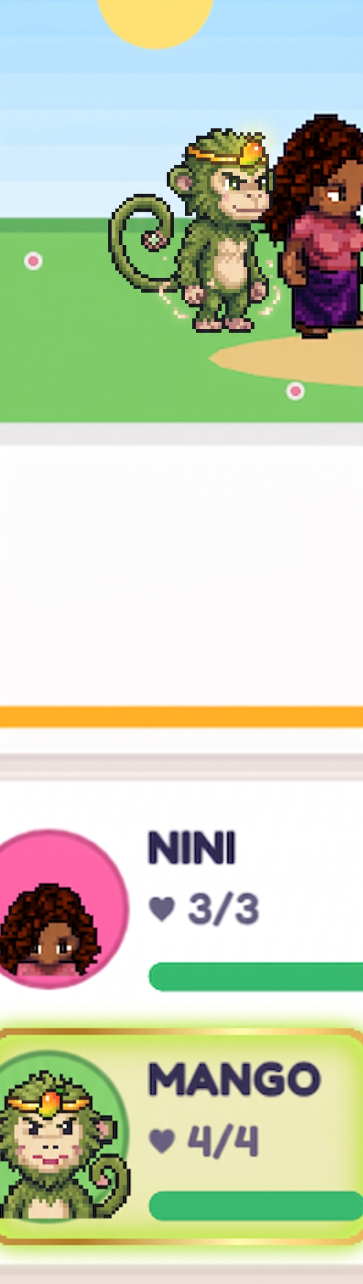
#> input picture art/mango-reference/Gemini_Generated_Image_f7mxvnf7mxvnf7mx.jpg, 1088 x 3852 px, given in place of hope.png, which was not available (shown at 1/3 size)
$ python cast-mockup.py out.png
#> lines starting #> are read from the running program, lines starting #| are printed output that depends on the picture; pictures that were not available may be replaced by others from this repository, and a replacement may not be noted
"""A mock-up of option C for the villagers: the game's three drawn grown-ups (Hope, Sam, Nurse Nia) used as base
figures, recoloured into other villagers and given a hat or tool, the way a small set of marker-colour base sheets
would be used for the whole cast.

Usage: python tools/cast-mockup.py <out png>
"""
import colorsys, sys
from PIL import Image, ImageDraw, ImageFont

OUT = sys.argv[1]
CELL = 192
def front(name): return Image.open(f'public/sprites/{name}.png').convert('RGBA').crop((0, 2 * CELL, CELL, 3 * CELL))
def hsl(r, g, b): h, l, s = colorsys.rgb_to_hls(r / 255, g / 255, b / 255); return h * 360, s, l
def rgb(h, s, l): r, g, b = colorsys.hls_to_rgb((h % 360) / 360, max(0, min(1, l)), max(0, min(1, s))); return int(r * 255), int(g * 255), int(b * 255)
def near(h, t, tol): return abs((h - t + 180) % 360 - 180) <= tol
def hex_hsl(hx): return hsl(*[int(hx[i:i + 2], 16) for i in (1, 3, 5)])

def recolour(img, garment_hue, tol, new_hex, band=(0, 1), min_sat=0.25, light_shift=0):
    """Pixels of the garment's hue (within the figure's height band) take the new colour, keeping their shading."""
    im = img.copy(); px = im.load(); x0, y0, x1, y1 = im.getbbox(); fh = y1 - y0
    th, ts, tl = hex_hsl(new_hex)
    for y in range(y0, y1):
        fy = (y - y0) / fh
        if not (band[0] <= fy < band[1]): continue
        for x in range(x0, x1):
            r, g, b, a = px[x, y]
            if a < 40: continue
            h, s, l = hsl(r, g, b)
            if s < min_sat or l < 0.1 or l > 0.97 or not near(h, garment_hue, tol): continue
            nl = tl + (l - 0.45) * 0.7 + light_shift
            px[x, y] = (*rgb(th, ts if tl < 0.93 else 0, nl), a)
    return im

# ---- props: simple cartoon shapes with a dark outline, placed by hand ---------------------------------------------
def outline(c, k=0.55): return tuple(int(v * k) for v in c)
def chef_hat(d, x, y):
    w, h = 44, 30
    d.rounded_rectangle([x - w / 2, y - h, x + w / 2, y - 6], 14, fill=(250, 250, 250), outline=(120, 120, 130), width=3)
    for dx in (-13, 0, 13): d.ellipse([x + dx - 12, y - h - 10, x + dx + 12, y - h + 10], fill=(250, 250, 250), outline=(120, 120, 130), width=3)
    d.rectangle([x - w / 2 + 2, y - 10, x + w / 2 - 2, y - 2], fill=(236, 236, 240), outline=(120, 120, 130), width=3)
def captain_cap(d, x, y):
    d.ellipse([x - 26, y - 22, x + 26, y + 2], fill=(31, 61, 117), outline=outline((31, 61, 117)), width=3)
    d.rectangle([x - 26, y - 6, x + 26, y + 2], fill=(20, 40, 80), outline=outline((31, 61, 117)), width=3)
    d.chord([x - 28, y - 6, x + 28, y + 14], 0, 180, fill=(30, 30, 40), outline=(10, 10, 20), width=3)
    d.ellipse([x - 6, y - 16, x + 6, y - 4], fill=(255, 197, 49), outline=(179, 116, 0), width=2)
def drumsticks(d, x, y):
    for ang in (-35, 35):
        import math
        dx, dy = math.cos(math.radians(ang)) * 26, math.sin(math.radians(ang)) * 26
        d.line([x - dx, y - dy, x + dx, y + dy], fill=(90, 58, 30), width=9); d.line([x - dx, y - dy, x + dx, y + dy], fill=(176, 122, 79), width=5)
        d.ellipse([x + dx - 5, y + dy - 5, x + dx + 5, y + dy + 5], fill=(230, 210, 180), outline=(90, 58, 30), width=2)
def spanner(d, x, y):
    d.line([x - 16, y + 16, x + 10, y - 10], fill=(70, 75, 85), width=10); d.line([x - 16, y + 16, x + 10, y - 10], fill=(160, 168, 180), width=6)
    d.ellipse([x + 2, y - 20, x + 24, y + 2], fill=(160, 168, 180), outline=(70, 75, 85), width=3); d.ellipse([x + 9, y - 13, x + 17, y - 5], fill=(60, 70, 80))
def flower(d, x, y):
    for ang in range(0, 360, 60):
        import math
        px, py = x + math.cos(math.radians(ang)) * 9, y + math.sin(math.radians(ang)) * 9
        d.ellipse([px - 7, py - 7, px + 7, py + 7], fill=(255, 143, 200), outline=(190, 70, 130), width=2)
    d.ellipse([x - 6, y - 6, x + 6, y + 6], fill=(255, 210, 63), outline=(190, 130, 0), width=2)
    d.line([x, y + 8, x - 4, y + 30], fill=(63, 150, 70), width=4)
def mirror(d, x, y):
    d.line([x, y + 10, x - 6, y + 34], fill=(140, 90, 40), width=7)
    d.ellipse([x - 14, y - 20, x + 14, y + 12], fill=(190, 227, 242), outline=(140, 90, 40), width=4)
    d.line([x - 6, y - 12, x + 2, y - 4], fill=(255, 255, 255), width=3)
def chain(d, x, y):
    d.arc([x - 22, y - 16, x + 22, y + 24], 20, 160, fill=(255, 197, 49), width=5)
    d.ellipse([x - 9, y + 12, x + 9, y + 30], fill=(255, 197, 49), outline=(179, 116, 0), width=3)
def glasses_book(d, x, y):
    d.rounded_rectangle([x - 16, y, x + 16, y + 22], 3, fill=(63, 123, 224), outline=(20, 50, 120), width=3)
    d.line([x, y, x, y + 22], fill=(220, 230, 255), width=2)

CASES = [
    ('hope', 'Headmistress Hope', 'elderly woman', [
        ('Owl Librarian', dict(hue=240, tol=22, colour='#2f7d4a'), lambda d, b: None),
        ('Mayor Marigold', dict(hue=240, tol=22, colour='#b3263a'), lambda d, b: chain(d, b[0], b[1] + 0.33 * b[2])),
        ('Old Tom', dict(hue=240, tol=22, colour='#8a6a3c'), lambda d, b: None),
    ]),
    ('sam', 'Sam', 'young man', [
        ('Kofi the Drummer', dict(hue=140, tol=22, colour='#d9342b'), lambda d, b: drumsticks(d, b[0] + 44, b[1] + 0.5 * b[2])),
        ('Captain Compass', dict(hue=140, tol=22, colour='#1f3d75'), lambda d, b: captain_cap(d, b[0] - 2, b[1] + 18)),
        ('Robo Mechanic', dict(hue=140, tol=22, colour='#e8623f'), lambda d, b: spanner(d, b[0] + 46, b[1] + 0.52 * b[2])),
    ]),
    ('nurse', 'Nurse Nia', 'woman', [
        ('Chef Camille', dict(hue=186, tol=20, colour='#f4f4f4'), lambda d, b: chef_hat(d, b[0], b[1] + 22)),
        ('Flora', dict(hue=186, tol=20, colour='#e86aa0'), lambda d, b: flower(d, b[0] - 34, b[1] + 0.55 * b[2])),
        ('Mirror Mia', dict(hue=186, tol=20, colour='#8b5cf6'), lambda d, b: mirror(d, b[0] + 36, b[1] + 0.5 * b[2])),
    ]),
]

board = Image.new('RGBA', (30 + 4 * (CELL + 14) + 30, 3 * (CELL + 60) + 150), (240, 234, 222, 255))
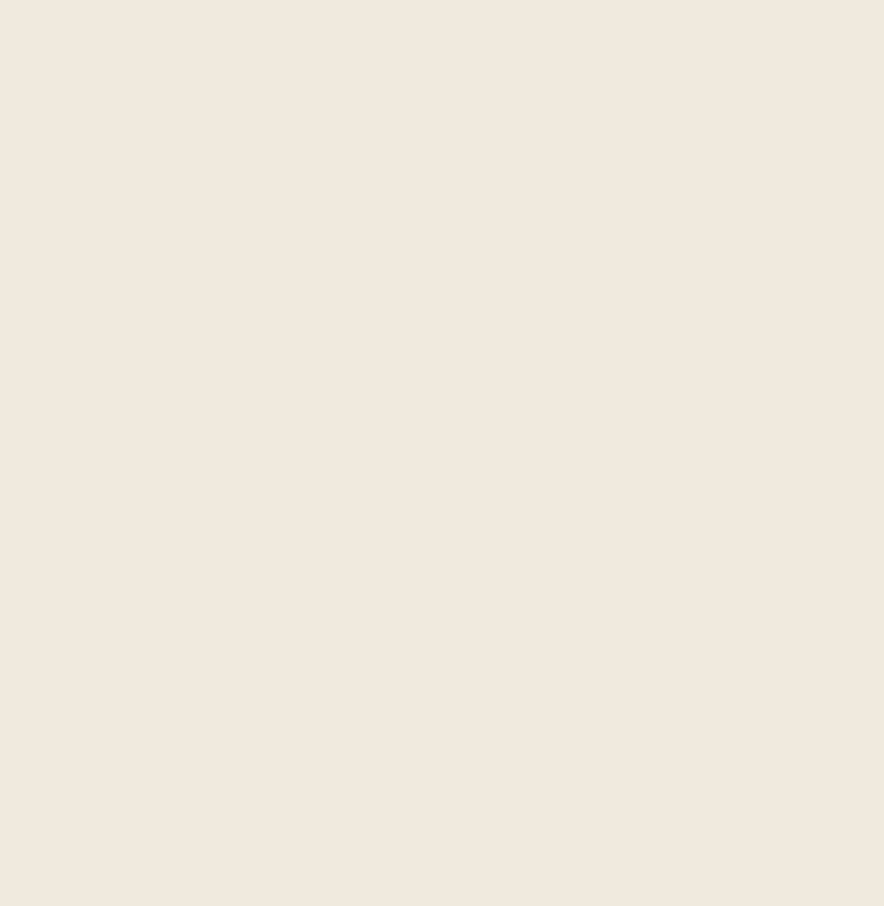
#> board: PIL image 884x906 RGBA; mean R, G, B, A 240, 234, 222, 255
d = ImageDraw.Draw(board)
try: font = ImageFont.truetype('arial.ttf', 24); small = ImageFont.truetype('arial.ttf', 17)
except Exception: font = small = ImageFont.load_default()
d.text((30, 18), 'Option C, mocked up with the three grown-ups the game already has:', fill=(30, 25, 40), font=font)
d.text((30, 44), 'one base figure, recoloured, plus a prop', fill=(30, 25, 40), font=font)
y = 84
for base, base_name, kind, variants in CASES:
    src = front(base); bb = src.getbbox(); cx = (bb[0] + bb[2]) / 2; top = bb[1]; fh = bb[3] - bb[1]
#> in front, `def front(name): return Image.open(f'public/sprites/{name}.png').conve..`:
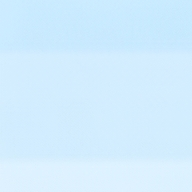
#> returned value: PIL image 192x192 RGBA; mean R, G, B, A 209.5, 236.8, 254.2, 255
#> after `bb = src.getbbox()`: bb = (0, 0, 192, 192)
#> after `cx = (bb[0] + bb[2]) / 2`: cx = 96
#> after `top = bb[1]`: top = 0
#> after `fh = bb[3] - bb[1]`: fh = 192
    x = 30
    def tile(img, label, sub=''):
        bg = Image.new('RGBA', (CELL, CELL), (150, 205, 130, 255)); bg.alpha_composite(img)
        board.paste(bg, (x, y)); d.text((x + CELL / 2, y + CELL + 6), label, fill=(60, 50, 40), font=small, anchor='ma')
        if sub: d.text((x + CELL / 2, y + CELL + 26), sub, fill=(120, 110, 100), font=small, anchor='ma')
    tile(src, base_name, 'base: ' + kind); x += CELL + 14
#> in tile, `bg = Image.new('RGBA', (CELL, CELL), (150, 205, 130, 255))`:
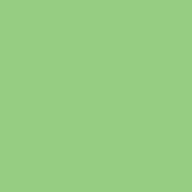
#> bg: PIL image 192x192 RGBA; mean R, G, B, A 150, 205, 130, 255
#> in tile, `board.paste(bg, (x, y))`:
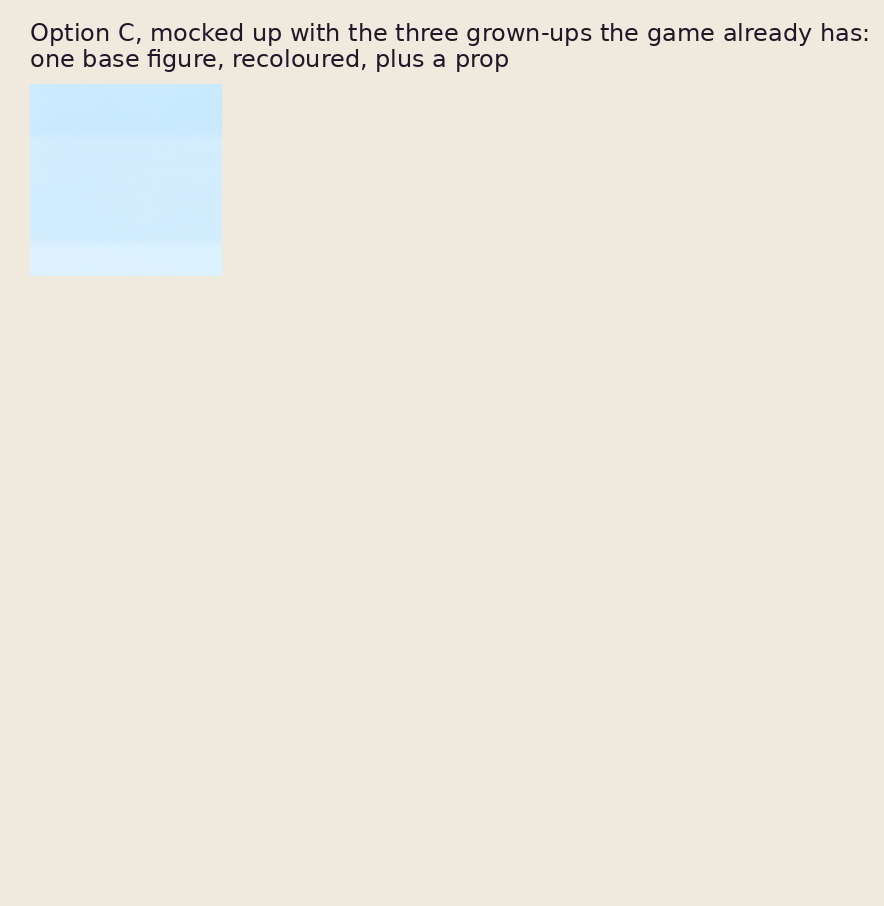
#> board: PIL image 884x906 RGBA; mean R, G, B, A 237, 232.5, 222.1, 255
    for name, rc, prop in variants:
        img = recolour(src, rc['hue'], rc['tol'], rc['colour'])
        pd = ImageDraw.Draw(img); prop(pd, (cx, top, fh))
        tile(img, name); x += CELL + 14
#> after the loop, x = 854
#> (the run stopped early here; a loop or call above may not have finished)
